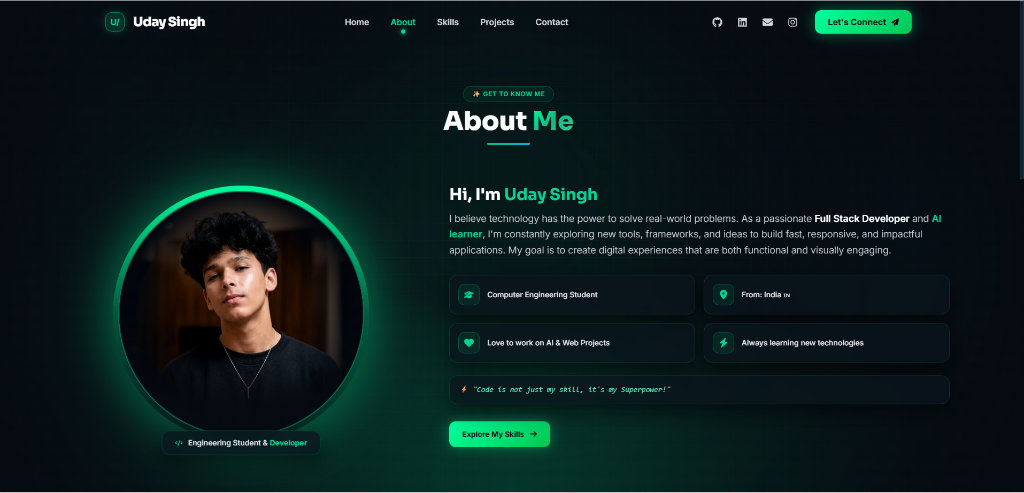
#> input picture src/assets/projects/portfolio_about.png, 1024 x 493 px, given in place of media__1784873785701.png, which was not available
$ python crop_krishimitra_screenshots.py
#> lines starting #> are read from the running program, lines starting #| are printed output that depends on the picture
from PIL import Image
import os

base_path = 'C:/Users/user/.gemini/antigravity/brain/b89c9936-a979-4938-a7c8-87d98a0487d7/.user_uploaded/'

files = {
    'krishimitra_home.png': 'media__1784873785701.png',
    'krishimitra_login.png': 'media__1784873772015.png',
    'krishimitra_ai.png': 'media__1784873802949.png',
    'krishimitra_weather.png': 'media__1784873814373.png',
}

for dest_name, src_name in files.items():
    src_full = os.path.join(base_path, src_name)
    img = Image.open(src_full)
#> img is the input picture: PIL image 1024x493 RGBA; mean R, G, B, A 11.9, 28.5, 28.7, 255
    width, height = img.size
#> width = 1024; height = 493

    # Crop out browser tabs & address bar (top 88px) and Windows taskbar (bottom 48px)
    left = 0
    top = 88
    right = width
#> right = 1024
    bottom = height - 48
#> bottom = 445

    cropped = img.crop((left, top, right, bottom))
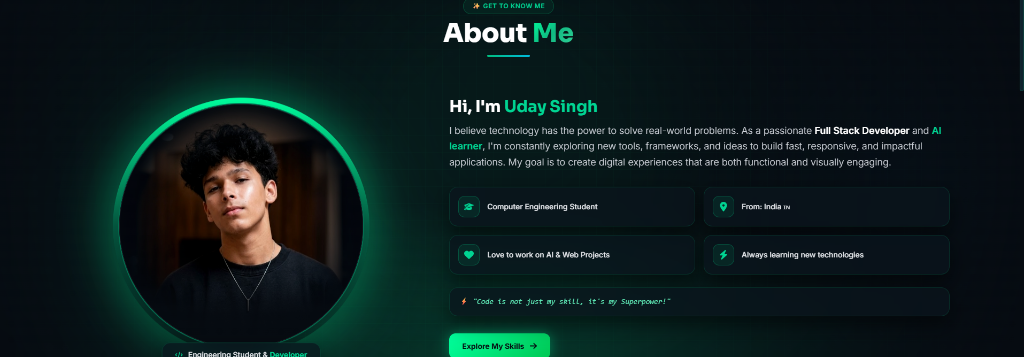
#> cropped: PIL image 1024x357 RGBA; mean R, G, B, A 12.7, 28.8, 28.9, 255

    # Save cropped images
    cropped.save(f'public/projects/{dest_name}')
    cropped.save(f'src/assets/projects/{dest_name}')
    print(f"Cropped and saved {dest_name} (Size: {cropped.size})")
#| Cropped and saved krishimitra_home.png (Size: (1024, 357))
#> pass 2 of the loop `for dest_name, src_name in files.items():`:
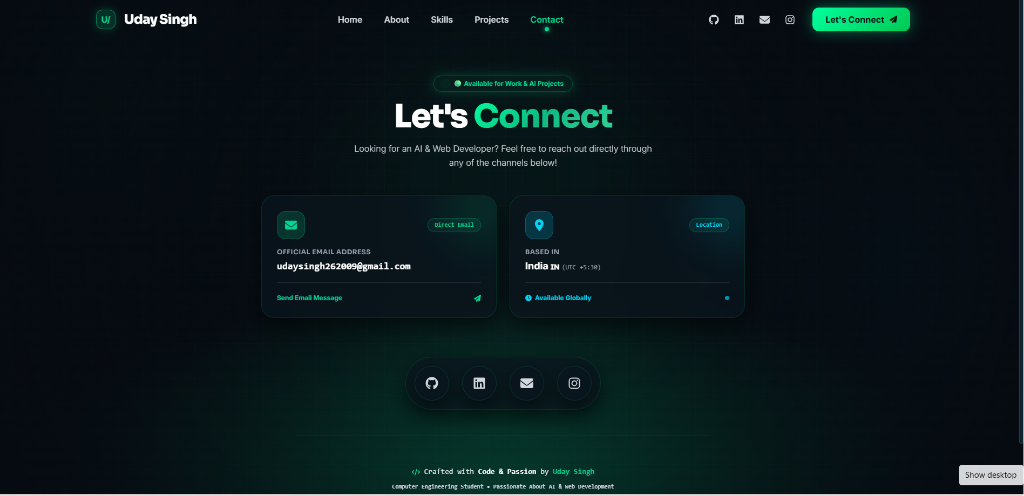
#> input picture src/assets/projects/portfolio_contact.png, 1024 x 496 px, given in place of media__1784873772015.png, which was not available
#> img is the input picture: PIL image 1024x496 RGBA; mean R, G, B, A 9.5, 23.5, 26.4, 254.9
#> `cropped = img.crop((left, top, right, bottom))`:
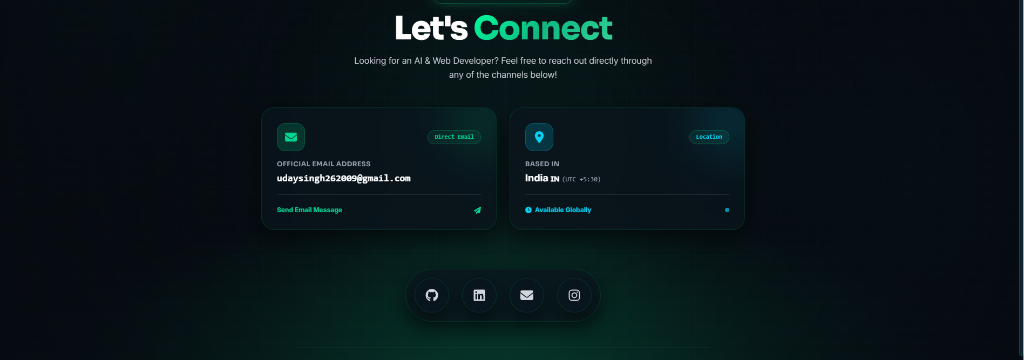
#> cropped: PIL image 1024x360 RGBA; mean R, G, B, A 8.1, 21.1, 24.8, 254.9; transparent parts drawn white
#| Cropped and saved krishimitra_login.png (Size: (1024, 360))
#> (the run stopped early here; a loop or call above may not have finished)
